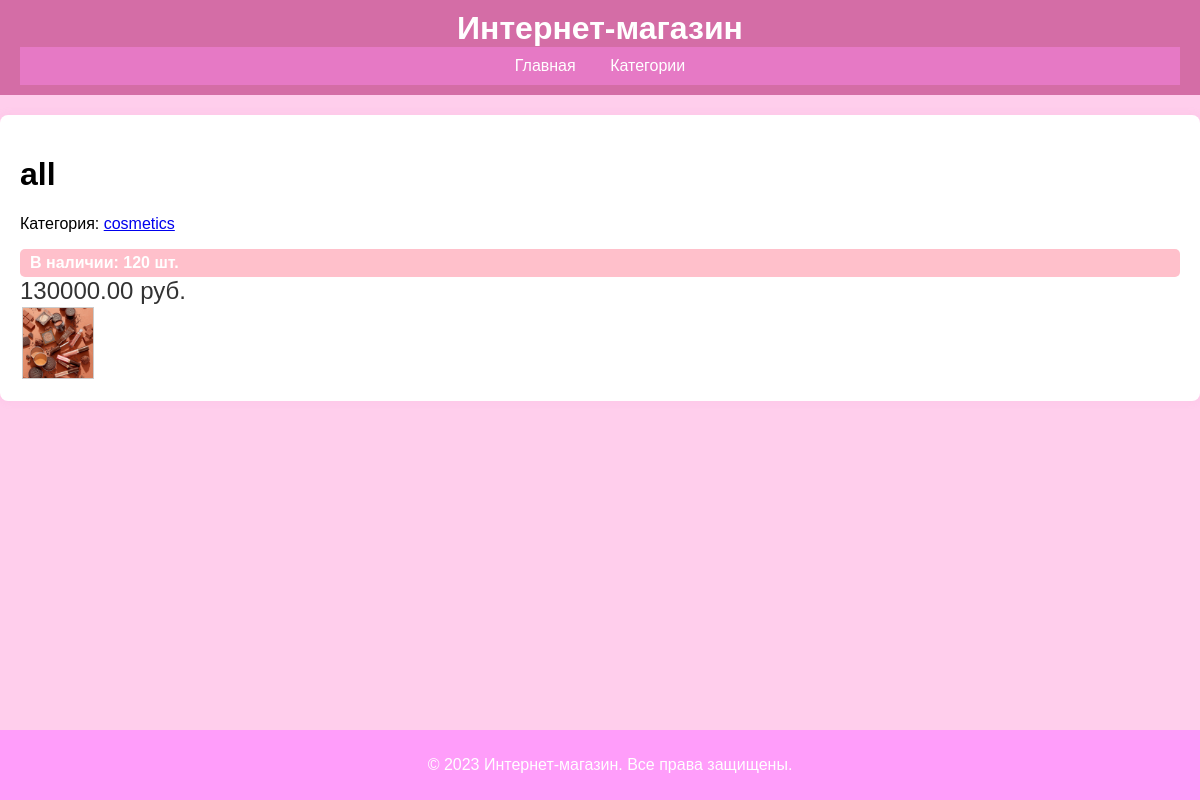
The page /product/all/ on the database its author committed.
### catalog/models.py (models this page shows, shortened)
class Product(models.Model):
    category = models.ForeignKey(Category, on_delete=models.CASCADE)
    name = models.CharField(max_length=200)
    slug = models.SlugField(unique=True)
    price = models.DecimalField(max_digits=10, decimal_places=2)
    old_price = models.DecimalField(max_digits=10, decimal_places=2, null=True, blank=True)
    stock = models.IntegerField()
    is_active = models.BooleanField(default=True)

class Category(models.Model):
    name = models.CharField(max_length=100)
    slug = models.SlugField(unique=True)

class ProductImage(models.Model):
    product = models.ForeignKey(Product, on_delete=models.CASCADE, related_name='images')
    image = models.ImageField(upload_to='products/')
    alt_text = models.CharField(max_length=200, blank=True)
    is_main = models.BooleanField(default=False)

### catalog/views.py (the view)
# urls.py: path("product/<slug:slug>/", views.product_detail, name="product_detail"),
def product_detail(request, slug):
    product = get_object_or_404(Product, slug=slug, is_active=True)
    return render(request, 'catalog/product_detail.html', {'product': product})

### catalog/templates/catalog/product_detail.html (shortened to what this page needs)
{% extends "base.html" %}
{% block content %}
<h1>{{ product.name }}</h1>
<p>Категория: <a href="{% url 'catalog:product_list_by_category' product.category.slug %}">{{ product.category.name }}</a></p>
<div class="badge {% if product.stock > 0 %}in-stock{% else %}out-of-stock{% endif %}">
    {% if product.stock > 0 %}
        В наличии: {{ product.stock }} шт.
    {% else %}
        Нет в наличии
    {% endif %}
</div>
<div class="price">
    {% if product.old_price and product.old_price > product.price %}
        <span class="old-price">{{ product.old_price }} руб.</span>
        {{ product.price }} руб.
    {% else %}
        {{ product.price }} руб.
    {% endif %}
</div>
<div class="gallery">
    {% for img in product.images.all %}
        <img src="{{ img.image.url }}" alt="{{ img.alt_text }}">
    {% endfor %}
</div>
{% endblock %}

### catalog/templates/base.html (style rules this page uses)
body { font-family: Arial, sans-serif; margin: 0; padding: 0; background-color: #ffceec; }
.gallery { display: flex; flex-wrap: wrap; }
.gallery img { width: 70px; height: 70px; object-fit: cover; margin: 2px; border: 1px solid #ccc; }
.badge { padding: 5px 10px; border-radius: 5px; font-weight: bold; }
.in-stock { background-color: pink; color: white; }
.price { font-size: 24px; color: #333; }

### rows shown on the page
Product: name "all", category.name "cosmetics", stock "120", price "130000.00"
ProductImage: image (picture)
